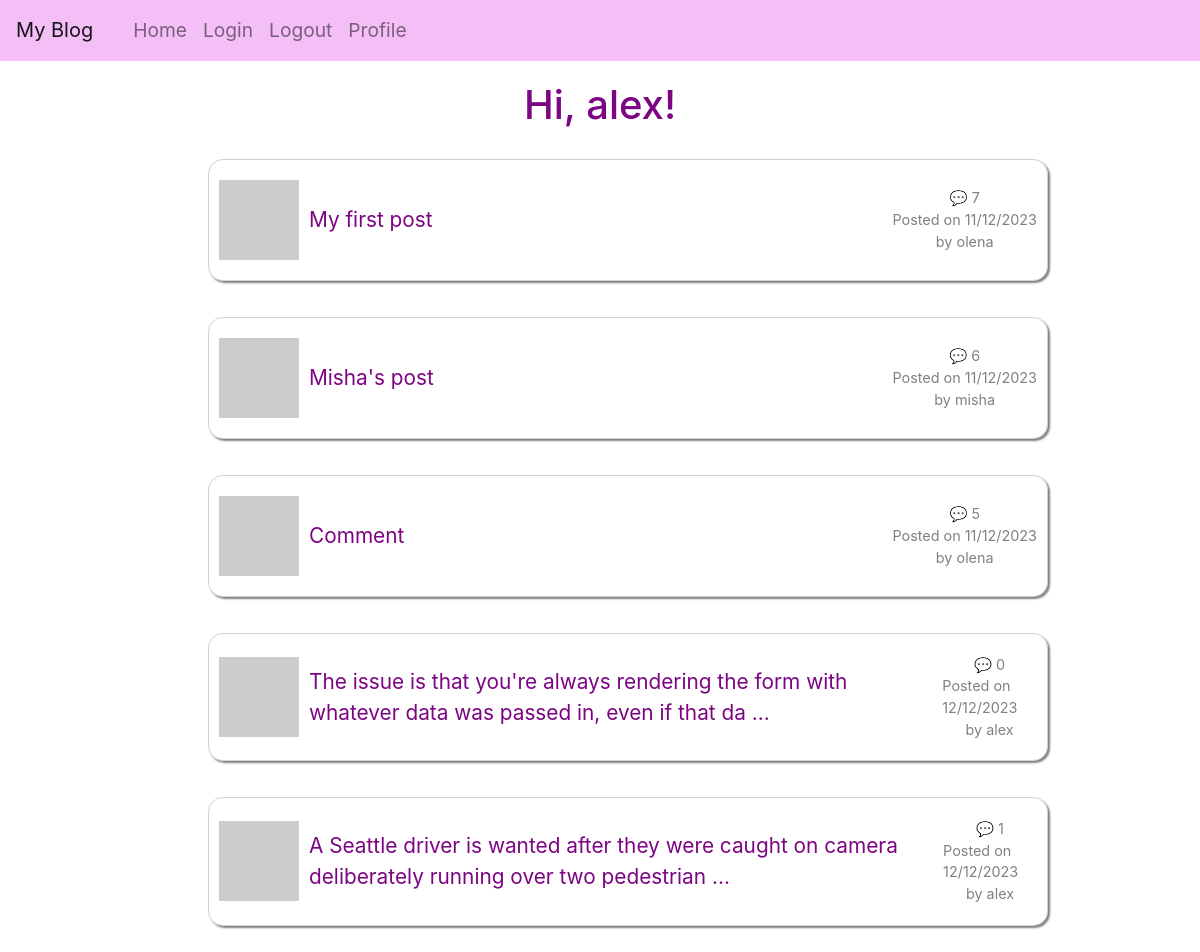
Before: /home (signed in) with the older database file.
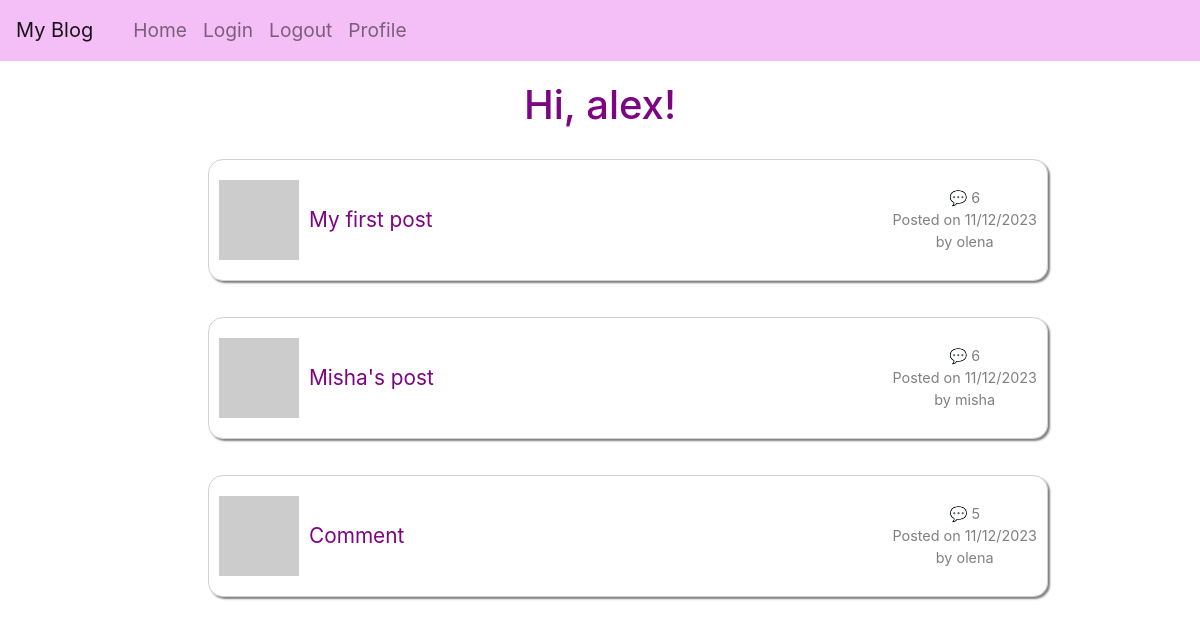
After: the same page with the newer database file.
### app/models/models.py (models this page shows, shortened)
class User(UserMixin, db.Model):
    __tablename__ = "user"
    id = db.Column(db.Integer, primary_key=True)
    username = db.Column(String(64), unique=True, nullable=False)
    email = db.Column(db.String(120), unique=True, nullable=False)
    isAdmin = db.Column(db.Boolean, nullable=False)
    password_hash = db.Column(String(256))
    profile_image = db.Column(String(256))
    info = db.Column(String(256))
    posts = db.relationship('Post', back_populates='user', cascade='all, delete-orphan')
    comments = db.relationship('Comment', back_populates='user', cascade='all, delete-orphan')
    @login.user_loader
    def load_user(id):
        return db.session.get(User, int(id))
    def get_avatar(self, size):
        digest = md5(self.email.lower().encode('utf-8')).hexdigest()
        self.profile_image = f'https://www.gravatar.com/avatar/{digest}?d=identicon&s={size}'
        return self.profile_image

class Post(db.Model):
    __tablename__ = "post"
    id = db.Column(db.Integer, primary_key=True)
    body = db.Column(String(2500))
    timestamp = db.Column(DateTime, default=func.now())
    user_id = db.Column(db.Integer, db.ForeignKey('user.id'), nullable=False)
    user = db.relationship('User', back_populates='posts')
    comments = db.relationship('Comment', back_populates='post', cascade='all, delete-orphan')
    def get_comments_length(self):
        commments = Comment.query.filter_by(post_id=self.id).all()
        return len(commments)

### app/routes/routes.py (the view)
@app.route('/')
@app.route('/home')
@login_required
def index():
    posts = Post.query.all()
    return render_template("index.html", title='Home Page', posts=posts)

### app/templates/index.html (shortened to what this page needs)
{% extends "base.html" %} {% block content %}
<h1 class="greeting">Hi, {{current_user.username }}!</h1>
{% if posts %} {% for post in posts %}
<div class="posts">
    <ul>
        <a href="{{url_for('post', id=post.id)}}" class="post-link">
            <li class="post">
                <div class="avatar-comment">
                    <img src="{{ post.user.get_avatar(20) }}" />
                    {% if post.body|length > 100 %} {{ post.body[0:100] }} ...
                    {%else %} {{ post.body }} {% endif %}
                </div>
                <div class="comments-date">
                    <p>💬 {{post.get_comments_length()}}</p>
                    <p>Posted on {{post.timestamp.strftime('%d/%m/%Y')}}</p>
                    <p>by {{post.user.username}}</p>
                </div>
            </li></a
        >
    </ul>
</div>
{% endfor %} {% else %}
<h4>Be the first to create a post</h4>
{% endif %} {% endblock %}

### app/templates/base.html (shortened to what this page needs)
<html>
    <head>
        <link
            rel="stylesheet"
            href="https://maxcdn.bootstrapcdn.com/bootstrap/4.0.0-beta.3/css/bootstrap.min.css"
        />
        <link rel="stylesheet" href="../static/style.css" />
    </head>
    <body>
        <nav class="navbar navbar-expand-lg navbar-light">
            <a class="navbar-brand" href="{{url_for('index')}}">My Blog</a>
            <div class="collapse navbar-collapse" id="navbarSupportedContent">
                <ul class="navbar-nav mr-auto">
                    <li class="nav-item">
                        <a class="nav-link" href="{{url_for('index')}}">Home</a>
                    </li>
                    <li class="nav-item">
                        <a class="nav-link" href="{{url_for('login')}}"
                            >Login</a
                        >
                    </li>
                    <li class="nav-item">
                        <a class="nav-link" href="{{url_for('logout')}}"
                            >Logout</a
                        >
                    </li>
                    <li class="nav-item">
                        <a
                            class="nav-link"
                            href="{{url_for('user', username=current_user.username)}}"
                            >Profile</a
                        >
                    </li>
                </ul>
            </div>
        </nav>
         {% block content %}{% endblock %}
    </body>
</html>

### app/static/style.css (style rules this page uses)
* { margin: 0; box-sizing: border-box; }
html { scroll-behavior: smooth; }
a { cursor: pointer; text-decoration: none; color: rgb(223, 71, 231); }
ul { list-style-type: none; margin-left: 1rem; font-size: larger; }
.navbar { background: rgba(223, 71, 231, 0.35); }
.greeting { text-align: center; color: rgb(125, 4, 131); margin: 20px 0; }
.posts { display: flex; flex-direction: column; align-items: center; }
.post { margin: 10px; border: 1px solid rgba(128, 128, 128, 0.364); border-radius: 15px; padding: 20px 10px; box-shadow: 2px 2px 2px grey; width: 70vw; display: flex; flex-direction: row; justify-content: space-between; align-items: center; gap: 20px; }
.comments-date { display: flex; flex-direction: column; font-size: 0.9rem; align-items: center; color: grey; margin: 0; }
.avatar-comment { display: flex; gap: 10px; align-items: center; color: rgb(125, 4, 131); }
.comments-date p { display: flex; flex-direction: column; align-items: flex-end; margin: 0px; }
a .post { color: rgb(125, 4, 131); font-size: 1.3rem; }

Changed rows visible on the page:
removed Post: body "The issue is that you're always rendering the form with whatever data was passed in, even if that da", get_comments_length "0", timestamp "12/12/2023", user.username "alex"
removed Post: body "A Seattle driver is wanted after they were caught on camera deliberately running over two pedestrian", get_comments_length "1", timestamp "12/12/2023", user.username "alex"
computed for Post "My first post": get_comments_length "7" → "6"
